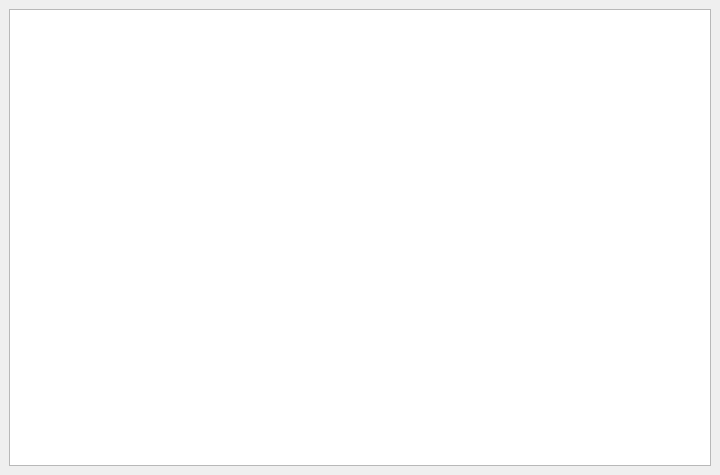
<?xml version="1.0" encoding="UTF-8"?>
<ui version="4.0">
 <class>Dialog</class>
 <widget class="QDialog" name="Dialog">
  <property name="geometry">
   <rect>
    <x>0</x>
    <y>0</y>
    <width>720</width>
    <height>475</height>
   </rect>
  </property>
  <property name="windowTitle">
   <string>Dialog</string>
  </property>
  <layout class="QVBoxLayout" name="verticalLayout">
   <property name="spacing">
    <number>0</number>
   </property>
   <property name="leftMargin">
    <number>9</number>
   </property>
   <property name="topMargin">
    <number>9</number>
   </property>
   <property name="rightMargin">
    <number>9</number>
   </property>
   <property name="bottomMargin">
    <number>9</number>
   </property>
   <item>
    <widget class="QTextBrowser" name="textBrowser">
     <property name="openExternalLinks">
      <bool>true</bool>
     </property>
    </widget>
   </item>
  </layout>
 </widget>
 <resources/>
 <connections/>
</ui>
